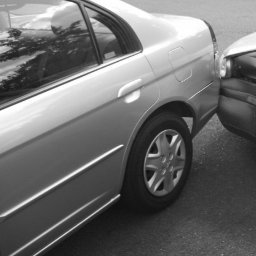
#> input picture Diverse oppgaver/Uke8/car.png, 256 x 256 px
$ python fft2.py
#> lines starting #> are read from the running program, lines starting #| are printed output that depends on the picture
from imageio import imread
import matplotlib.pyplot as plt
import numpy as np

f = imread('car.png', as_gray=True)
#> f is the input picture: shape (256, 256) float32; min 16, max 255, mean 108.7

F = np.fft.fft2(f)

Fr = np.real(F)
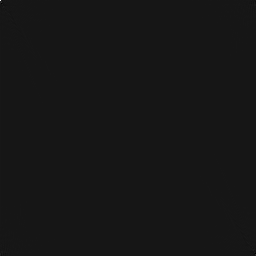
#> Fr: shape (256, 256) float64; min -698383.1, max 7120756, mean 155; drawn with min black and max white
Fi = np.imag(F)
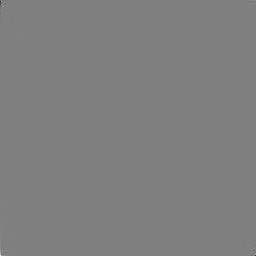
#> Fi: shape (256, 256) float64; min -1534687.7, max 1534687.7, mean 0; drawn with min black and max white

Fs = np.abs(F)
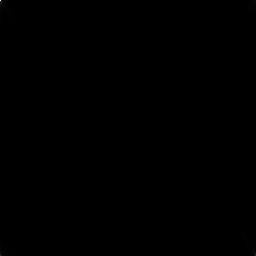
#> Fs: shape (256, 256) float64; min 8.26, max 7120756, mean 3570.8; drawn with min black and max white
Fa = np.angle(F)
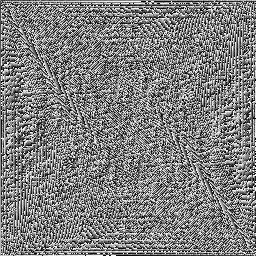
#> Fa: shape (256, 256) float64; min -3.14, max 3.14, mean 4.79e-05; drawn with min black and max white

f_out = np.fft.fftshift(np.log(Fs)+1)
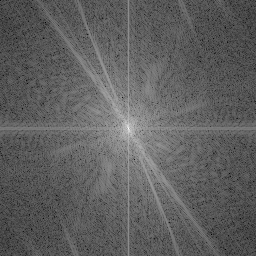
#> f_out: shape (256, 256) float64; min 3.11, max 16.78, mean 8.24; drawn with min black and max white
plt.imshow(Fa, cmap="gray")
plt.show()
